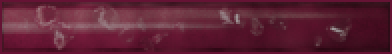
#> input picture mods/fantasycore/images/menus/bar_enemy_hp.png, 196 x 27 px, given in place of bar_hp_background.png, which was not available (shown 2 times larger)
$ python gen_hud_assets.py
#> lines starting #> are read from the running program, lines starting #| are printed output that depends on the picture; pictures that were not available may be replaced by others from this repository, and a replacement may not be noted
#!/usr/bin/env python3
"""Gera as imagens do HUD do Random Dungeon em mods/random_dungeon/images/menus/hud/.
Layout estilo mobile: retrato com nivel no canto, barras de vida/mana ao lado,
quadro de onda/tempo no topo, botao de ataque grande, joystick virtual.
Usa as imagens do fantasycore como base (barras, moldura) e desenha o resto.
Uso: python3 tools/gen_hud_assets.py"""
import os
from PIL import Image, ImageDraw

ROOT = os.path.join(os.path.dirname(__file__), '..')
SRC = os.path.join(ROOT, 'mods/fantasycore/images/menus')
OUT = os.path.join(ROOT, 'mods/random_dungeon/images/menus/hud')
os.makedirs(OUT, exist_ok=True)

GOLD = (196, 160, 92, 255)
GOLD_DARK = (110, 84, 44, 255)
PANEL = (20, 16, 12, 200)


def src(name):
#> called with name = 'bar_hp_background.png'
    return Image.open(os.path.join(SRC, name)).convert('RGBA')
#> returned value is the input picture: PIL image 196x27 RGBA; mean R, G, B, A 94, 33.9, 52.8, 254.9


def save(im, name):
    im.save(os.path.join(OUT, name))
    print(name, im.size)


def scaled(name, size):
    return src(name).resize(size, Image.LANCZOS)
#> returned value: PIL image 336x24 RGBA


# barras de vida/mana: fundo 336x24, preenchimento 314x18 (offset 11,3 no menus/hp.txt)
for kind in ('hp', 'mp'):
    save(scaled('bar_%s_background.png' % kind, (336, 24)), 'bar_%s_background.png' % kind)
#| bar_hp_background.png (336, 24)
    save(scaled('bar_%s.png' % kind, (314, 18)), 'bar_%s.png' % kind)
#> call 2 of src, with name = 'bar_hp.png'
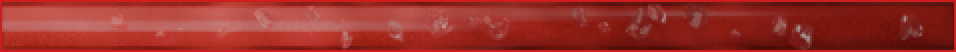
#> input picture mods/fantasycore/images/menus/bar_hp.png, 478 x 26 px (shown 2 times larger)
#> in src, returned value is the input picture: PIL image 478x26 RGBA; mean R, G, B, A 156, 47.9, 41.3, 255
#| bar_hp.png (314, 18)
#> pass 2 of the loop `for kind in ('hp', 'mp'):`:
#> in scaled (call 3), `return src(name).resize(size, Image.LANCZOS)`:
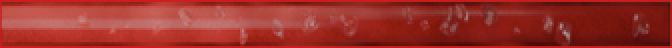
#> returned value: PIL image 336x24 RGBA (shown 2 times larger); mean R, G, B, A 155.9, 47.9, 41.2, 255
#| bar_mp_background.png (336, 24)
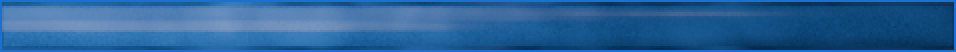
#> input picture mods/fantasycore/images/menus/bar_mp.png, 478 x 26 px (shown 2 times larger)
#> in src, returned value is the input picture: PIL image 478x26 RGBA; mean R, G, B, A 42.5, 98.6, 153.7, 255
#> in scaled (call 4), `return src(name).resize(size, Image.LANCZOS)`:
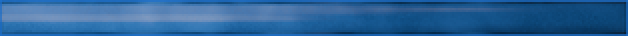
#> returned value: PIL image 314x18 RGBA (shown 2 times larger); mean R, G, B, A 42.5, 98.4, 153.1, 255
#| bar_mp.png (314, 18)

# barra de XP embaixo do retrato: fundo 124x10, preenchimento 118x4 (offset 3,3)
save(scaled('bar_xp_background.png', (124, 10)), 'bar_xp_background.png')
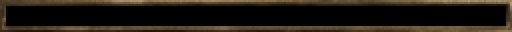
#> input picture mods/fantasycore/images/menus/bar_xp_background.png, 256 x 16 px (shown 2 times larger)
#> in src, returned value is the input picture: PIL image 256x16 RGBA; mean R, G, B, A 34, 27.4, 18.5, 255
#| bar_xp_background.png (124, 10)
#| bar_xp.png (118, 4)
save(scaled('bar_xp.png', (118, 4)), 'bar_xp.png')

# moldura do retrato (124x124, o retrato em si e desenhado em 112x112 no offset 6,6)
save(scaled('portrait_border.png', (124, 124)), 'portrait_frame.png')
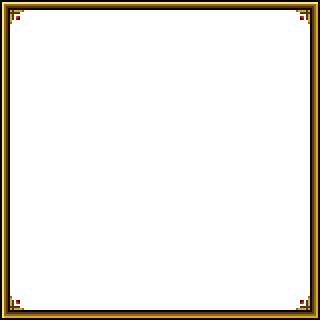
#> input picture mods/darkfantasy_gui/images/menus/portrait_border.png, 320 x 320 px, found by its file name
#> in src, returned value is the input picture: PIL image 320x320 RGBA; mean R, G, B, A 12.4, 9.3, 3.3, 31.8
#> in scaled (call 7), `return src(name).resize(size, Image.LANCZOS)`:
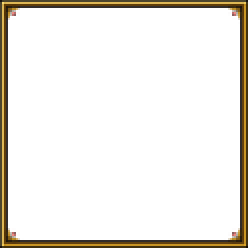
#> returned value: PIL image 124x124 RGBA (shown 2 times larger); mean R, G, B, A 13.4, 9.9, 3.6, 31.6; transparent parts drawn white
#| portrait_frame.png (124, 124)


def panel(size, radius=8, fill=PANEL, border=GOLD, inner=GOLD_DARK):
#> called with size = (40, 30), radius = 5, fill = (46, 34, 14, 235), border = (196, 160, 92, 255), inner = (110, 84, 44, 255)
    im = Image.new('RGBA', size, (0, 0, 0, 0))
#> im: PIL image 40x30 RGBA; every value is 0
    d = ImageDraw.Draw(im)
    w, h = size
    d.rounded_rectangle((0, 0, w - 1, h - 1), radius, fill=fill, outline=border, width=2)
    d.rounded_rectangle((3, 3, w - 4, h - 4), max(1, radius - 3), outline=inner, width=1)
    return im


# selo do nivel (canto do retrato)
save(panel((40, 30), radius=5, fill=(46, 34, 14, 235)), 'level_badge.png')
#| level_badge.png (40, 30)

# quadro do topo: onda + tempo
save(panel((320, 52), radius=12), 'horde_box.png')
#> in panel (call 2), `im = Image.new('RGBA', size, (0, 0, 0, 0))`: im: PIL image 320x52 RGBA; every value is 0
#| horde_box.png (320, 52)

# quadro do alvo (canto superior direito)
save(panel((260, 72), radius=10), 'target_box.png')
#> in panel (call 3), `im = Image.new('RGBA', size, (0, 0, 0, 0))`: im: PIL image 260x72 RGBA; every value is 0
#> in save (call 10), `im.save(os.path.join(OUT, name))`:
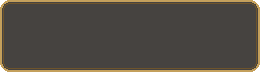
#> saved as target_box.png: PIL image 260x72 RGBA; mean R, G, B, A 35, 28.1, 18.5, 204.6; transparent parts drawn white
#| target_box.png (260, 72)

# moldura do botao de ataque: 112x112, o slot M1 (64x64) fica centralizado
save(panel((112, 112), radius=14, fill=(30, 22, 14, 210)), 'attack_frame.png')
#> in panel (call 4), `im = Image.new('RGBA', size, (0, 0, 0, 0))`: im: PIL image 112x112 RGBA; every value is 0
#> in save (call 11), `im.save(os.path.join(OUT, name))`:
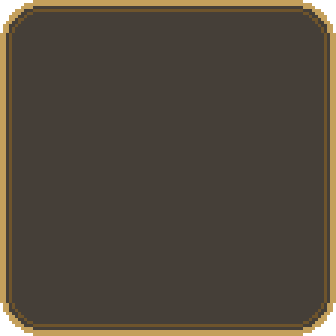
#> saved as attack_frame.png: PIL image 112x112 RGBA (shown 3 times larger); mean R, G, B, A 43, 32.7, 19.9, 211.3; transparent parts drawn white
#| attack_frame.png (112, 112)

# botao de configuracao 64x64, 4 estados empilhados (normal, pressionado, hover, desabilitado)
slot = src('slot_empty.png')
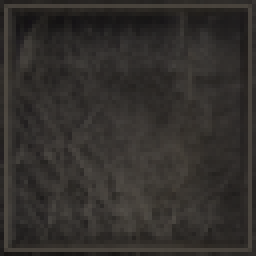
#> input picture mods/fantasycore/images/menus/slot_empty.png, 64 x 64 px (shown 4 times larger)
#> in src, returned value is the input picture: PIL image 64x64 RGBA; mean R, G, B, A 50.9, 47.7, 44.6, 254.9
#> (the run stopped early here; a loop or call above may not have finished)
